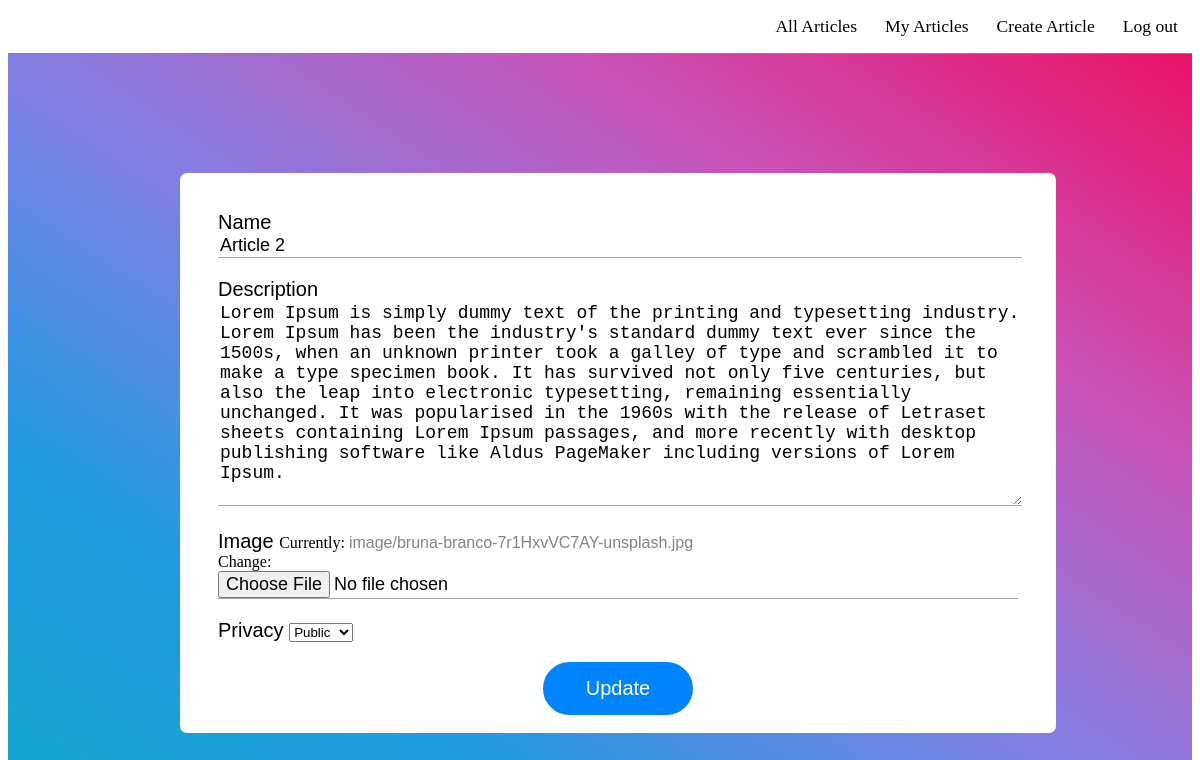
Screenshot of /update-article/6/ (signed in) with the database file from the repository.
### myapp/models.py (models this page shows, shortened)
class Article(models.Model):
    user = models.ForeignKey(User, on_delete=models.CASCADE)
    name = models.CharField(max_length=100)
    description = models.TextField()
    image = models.ImageField(upload_to = 'image')
    privacy = models.TextChoices('privacy','public private')
    privacy = models.CharField(max_length =10, choices=privacy.choices)

### myapp/views.py (the view)
    def wrap(request, *args, **kwargs):
        if Article.objects.get(id = kwargs['pk']).user == request.user:
            return func(request, *args, **kwargs)
        else:
            return render(request,'myapp/not_authorized.html')

### myapp/forms.py
class ArticleForm(forms.ModelForm):
    class Meta:
        model = Article
        fields = ['name','description','image','privacy']

### myapp/views.py (called while the page is built, shortened)
def owner_only(func):
    def wrap(request, *args, **kwargs):
        if Article.objects.get(id = kwargs['pk']).user == request.user:
            return func(request, *args, **kwargs)
        else:
            return render(request,'myapp/not_authorized.html')
    return wrap

@owner_only
def update_article(request,pk):
    article = Article.objects.get(id=pk)
    form = ArticleForm(instance=article)
    return render(request, 'myapp/update_article.html', { 'form': form })

### myapp/templates/myapp/update_article.html (shortened to what this page needs)
{% extends 'myapp/base.html' %}
{% block container %}
<div class="form-container">
<div>
<form method="POST" enctype="multipart/form-data">
    {% for field in form %}
        <div class="field">
        <label class="label">
            {{ field.html_name }}
        </label>
        {{ field }}
        </div>
    {% endfor %}
    <div id="button">
    <button type="submit">Update</button>
    </div>
</form>
</div>
</div>
{% endblock container %}

### myapp/static/myapp/css/style.css (style rules this page uses)
* { transition: height 0.66s ease-in; transition: width 0.66s ease-in; }
.form-container { width: 100%; height: 97vh; background-image: linear-gradient(to right top, #11a9c9, #219ae3, #857ee2, #cc50b6, #eb1267); }
.form-container>div { border-radius: 7px; padding: 18px; width: 70%; background: rgb(255,255,255); position: absolute; top: 54%; transform: translateY(-50%); left: 15%; }
.field { margin: 20px; }
.label { text-transform: capitalize; font: 20px Verdana, Geneva, Tahoma, sans-serif; }
.field input,textarea { border: none; border-bottom: 1px solid rgb(163, 163, 163); width: 100%; font-size: 18px; }
form #button { text-align: center; }
form #button button { border: 3px solid rgb(0, 132, 255); font-size: 20px; padding: 12px 40px; border-radius: 30px; background-color: rgb(0, 132, 255); color: white; }
.form-container a { font: 1em sans-serif; text-decoration: none; color: rgb(131, 131, 131); }

### rows the page displays
Article: form "Article 2" "Lorem Ipsum is simply dummy text of the printing and typesetting industry. Lorem Ipsum has been the industry's standard dummy text ever since the 1500s, when an unknown printer took a galley of type and scrambled it to make a type specimen book. It has survived not only five centuries, but also the leap into electronic typesetting, remaining essentially unchanged. It was popularised in the 1960s with the release of Letraset sheets containing Lorem Ipsum passages, and more recently with desktop publishing software like Aldus PageMaker including versions of Lorem Ipsum." "Public"

### other values shown
{{ field.html_name }} "Name" "Description" "Image" "Privacy"
